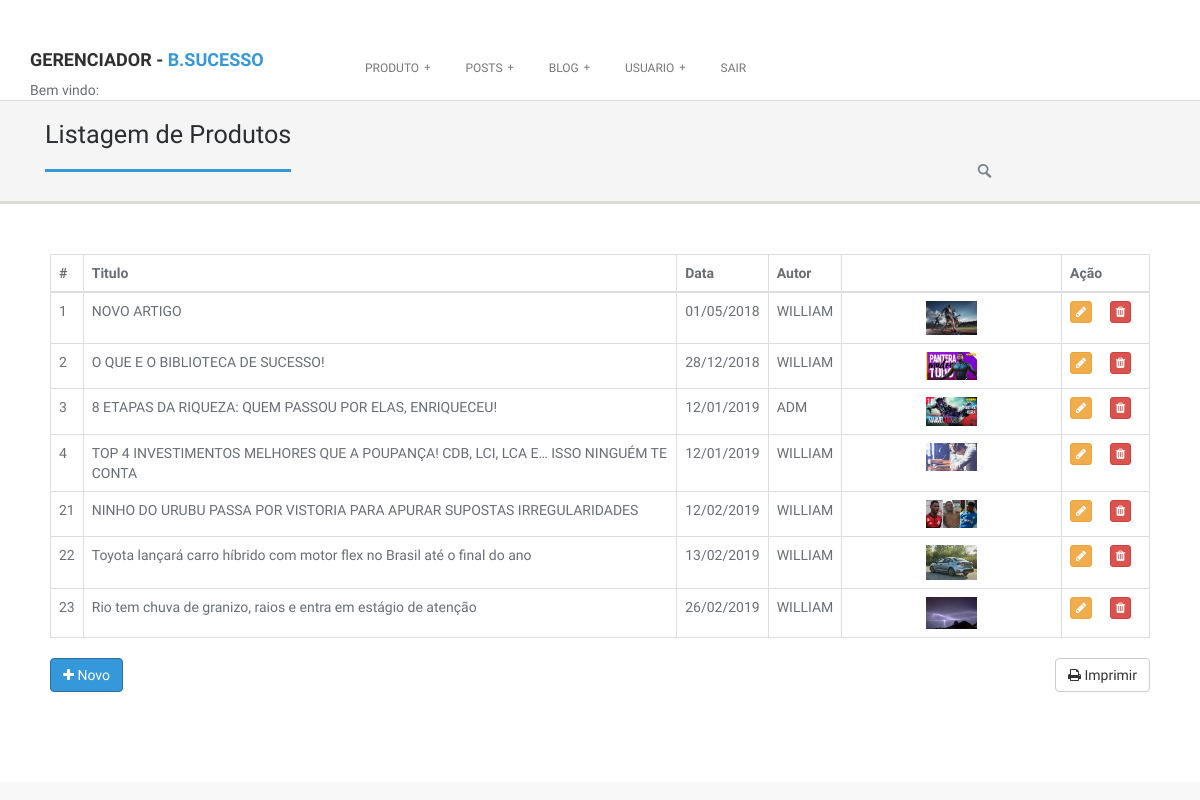
The app's page /gerenciador.php?pagina=listBlog, older data.
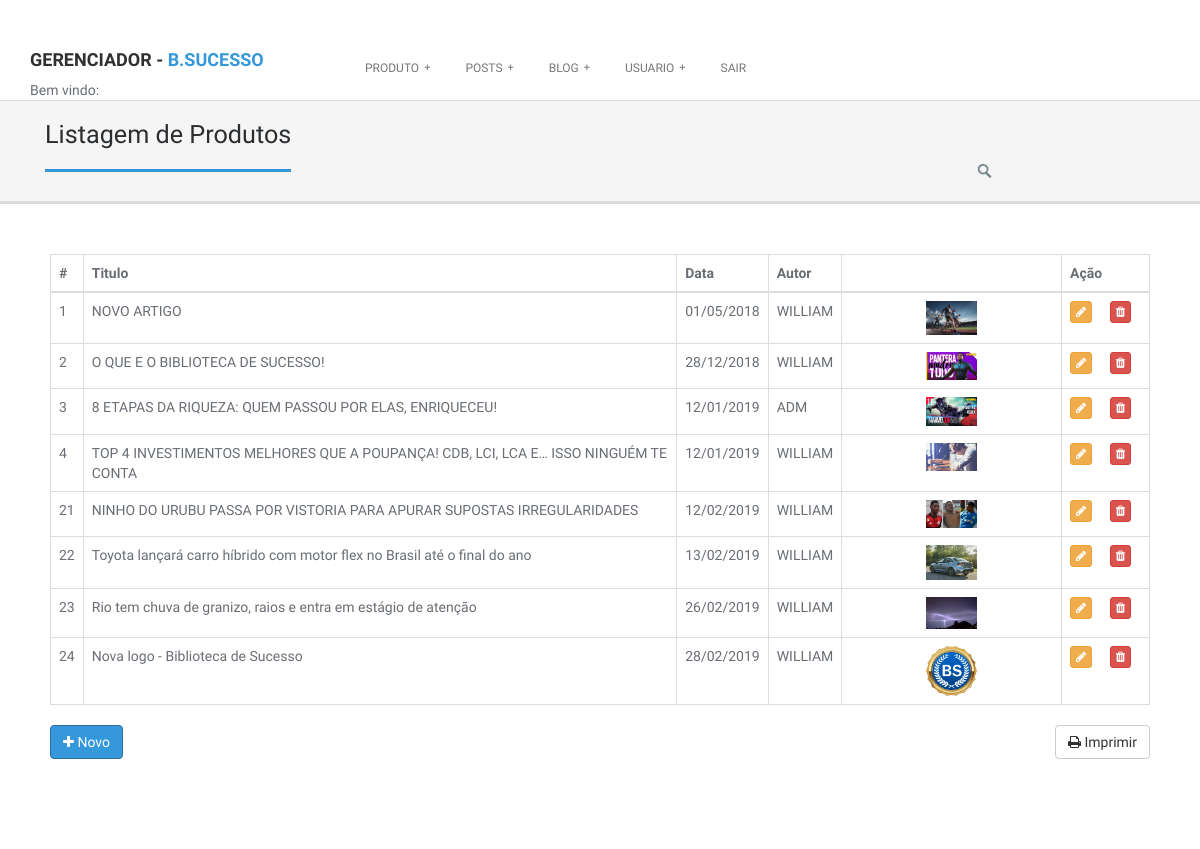
The same page, newer data.
### tables this page shows
CREATE TABLE `blog` (
  `idblog` int(11) NOT NULL AUTO_INCREMENT,
  `dtpublica` varchar(10) NOT NULL,
  `titulo` varchar(200) NOT NULL,
  `conteudo` longtext NOT NULL,
  `linckimagem1blog` longtext NOT NULL,
  `linckvendablog` longtext,
  `fklogin` int(11) NOT NULL,
  PRIMARY KEY (`idblog`),
  KEY `blog_login_idx` (`fklogin`),
  CONSTRAINT `blog_login` FOREIGN KEY (`fklogin`) REFERENCES `login` (`idlogin`)
);

### class/listarBlog.class.php (the view, shortened to what this page needs)
<?PHP
function listar($limit){
	include ("mysql.class.php");
	$query		= mysqli_query( $conn,"SELECT idblog, dtpublica, titulo, conteudo, linckimagem1blog, linckvendablog, login.nome ,login.usuario, login.imgusu
										FROM blog
										inner join login on login.idlogin = blog.fklogin LIMIT 0 , $limit") or die (mysqli_error ($conn));
	for( $i = 0; mysqli_num_rows( $query ) > $i ; $i++ ){
		$result	= mysqli_fetch_array($query);
		 $data = date('d/m/Y', strtotime($result["dtpublica"]));
		$html = '
						<tr>
                        <td>'.$result["idblog"].'</td>
                        <td >'.$result["titulo"].'</td>
                        <td >'.$data.'</td>
                        <td >'.$result["usuario"].'</td>
						<td width="20%" align="center"> <img  src="img/blog/'.$result["linckimagem1blog"].'" width="25%" >  </td>
						<td width="8%">
				<button type="button" class="btn btn-xs btn-warning" data-toggle="modal"
				data-target="#exampleModal'.$result["idblog"].'" ><i class="fa fa-pencil" title="EDITAR"></i></button>
				<button type="button" class="btn btn-xs btn-danger" data-toggle="modal"
				data-target="#excluirModal'.$result["idblog"].'" ><i class="fa fa-trash" title="EXCLUIR"></i></button>
			</td>
                         </tr>
		<div class="modal fade" id="exampleModal'.$result["idblog"].'" tabindex="-1" role="dialog" aria-labelledby="exampleModalLabel">
					<input type="text" class="form-control" id="nome" name="nome" value="'.$result["nome"].'" disabled>
				 <img class="aligncenter" width="25%" height="90%" src="img/usuario/'.$result["imgusu"].'" alt="">
					<input type="text" class="form-control" id="titulo" name="titulo" value="'.$result["titulo"].'">
				<textarea style="width: 100%; height: 200px; font-size: 50px; line-height: 50px; border: 50px solid #dddddd; padding: 50px;" name="sobrep"  > '.$result["conteudo"].'
				</textarea>
					<input type="text" class="form-control" id="venda" name="venda" value="'.$result["linckvendablog"].'">
				 <img class="aligncenter" width="40%" height="90%" src="img/produto/'.$result["linckimagem1blog"].'" alt="">
					<input type="hidden" class="form-control" id="idblog"  name="idblog" value="'.$result["idblog"].'">
		</div>
		<div class="modal fade" id="excluirModal'. $result["idblog"].'" tabindex="-1" role="dialog" aria-labelledby="exampleModalLabel">
					<input type="text" class="form-control" id="titulo" name="titulo" value="'.$result["titulo"].'" disabled>
					<input type="hidden" class="form-control" id="idblog"  name="idblog" value="'.$result["idblog"].'">
		</div>
		';
		echo $html;
	}
}
?>

Row changes from the older to the newer data that the page shows:
added blog: idblog "24", titulo "Nova logo - Biblioteca de Sucesso", dtpublica "28/02/2019", fklogin.usuario "WILLIAM", linckimagem1blog (picture)
